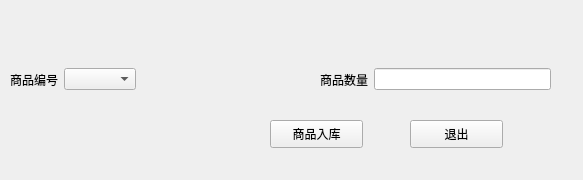
<?xml version="1.0" encoding="UTF-8"?>
<ui version="4.0">
 <class>GoodsWareHouse</class>
 <widget class="QWidget" name="GoodsWareHouse">
  <property name="geometry">
   <rect>
    <x>0</x>
    <y>0</y>
    <width>583</width>
    <height>180</height>
   </rect>
  </property>
  <property name="minimumSize">
   <size>
    <width>583</width>
    <height>0</height>
   </size>
  </property>
  <property name="windowTitle">
   <string>商品入库</string>
  </property>
  <property name="windowIcon">
   <iconset resource="../icons/incon1.qrc">
    <normaloff>:/new/prefix1/icon1 (2).png</normaloff>:/new/prefix1/icon1 (2).png</iconset>
  </property>
  <widget class="QPushButton" name="pushButton_warehouse">
   <property name="geometry">
    <rect>
     <x>270</x>
     <y>120</y>
     <width>93</width>
     <height>28</height>
    </rect>
   </property>
   <property name="text">
    <string>商品入库</string>
   </property>
  </widget>
  <widget class="QWidget" name="layoutWidget">
   <property name="geometry">
    <rect>
     <x>10</x>
     <y>40</y>
     <width>541</width>
     <height>79</height>
    </rect>
   </property>
   <layout class="QHBoxLayout" name="horizontalLayout">
    <item>
     <widget class="QLabel" name="label">
      <property name="text">
       <string>商品编号</string>
      </property>
     </widget>
    </item>
    <item>
     <widget class="QComboBox" name="comboBox_Id"/>
    </item>
    <item>
     <spacer name="horizontalSpacer">
      <property name="orientation">
       <enum>Qt::Horizontal</enum>
      </property>
      <property name="sizeHint" stdset="0">
       <size>
        <width>40</width>
        <height>20</height>
       </size>
      </property>
     </spacer>
    </item>
    <item>
     <widget class="QLabel" name="label_2">
      <property name="text">
       <string>商品数量</string>
      </property>
     </widget>
    </item>
    <item>
     <widget class="QLineEdit" name="lineEdit_GoodsMount"/>
    </item>
   </layout>
  </widget>
  <widget class="QPushButton" name="pushButton_exit">
   <property name="geometry">
    <rect>
     <x>410</x>
     <y>120</y>
     <width>93</width>
     <height>28</height>
    </rect>
   </property>
   <property name="text">
    <string>退出</string>
   </property>
  </widget>
 </widget>
 <resources>
  <include location="../icons/incon1.qrc"/>
 </resources>
 <connections/>
</ui>
